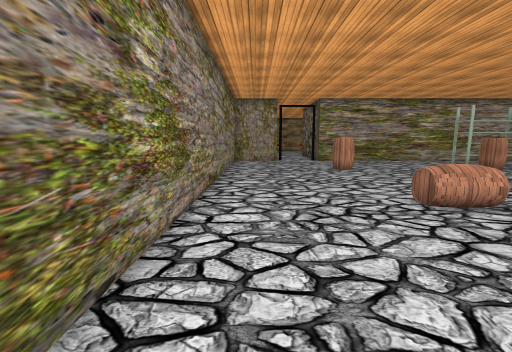
view 1 (above)

24 first-person views from a walk through a scene from a Unity 3-D project. The camera is 1.5 m above the floor, tilts 8° down and sees 90° across. Doors are open. The floor is counted in squares, 1 m on a side. Each view is taken from the middle of a square. On the plan, view 1 faces up. The plan holds only what a view shows up to about 13 squares ahead; the rest is blank. The place goes on beyond the plan. The player character is not drawn. Some animated figures are left out. Some surface patterns are stand-ins.

view 2
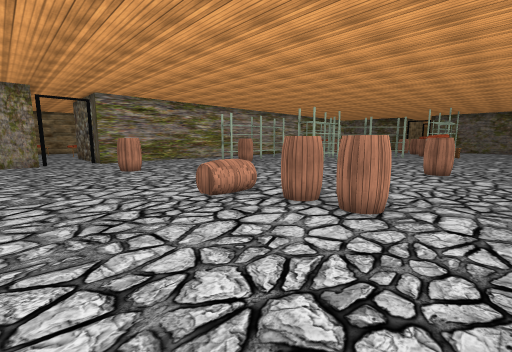

view 3
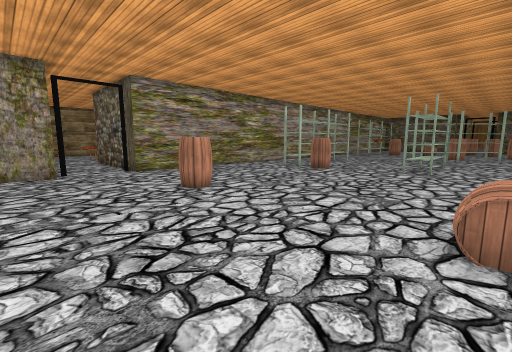

view 4
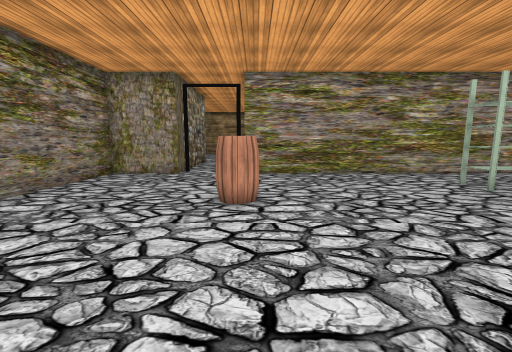

view 5
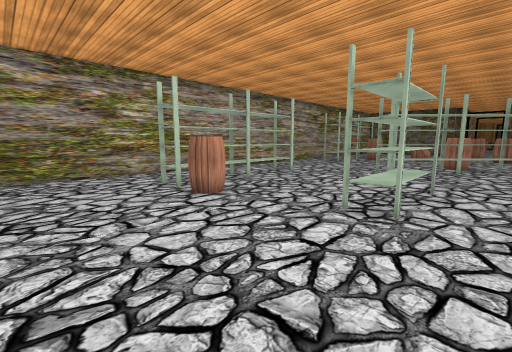

view 6
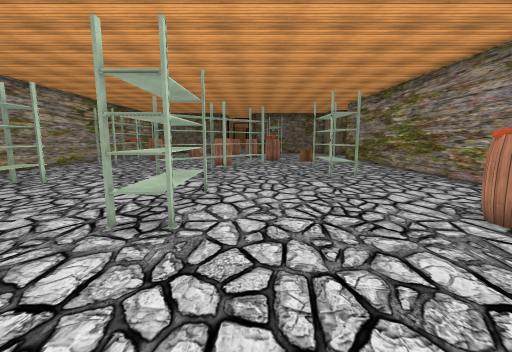

view 7
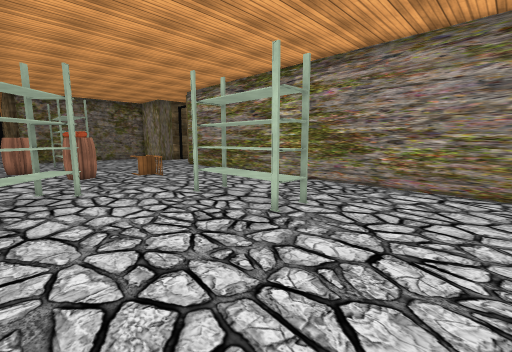

view 8
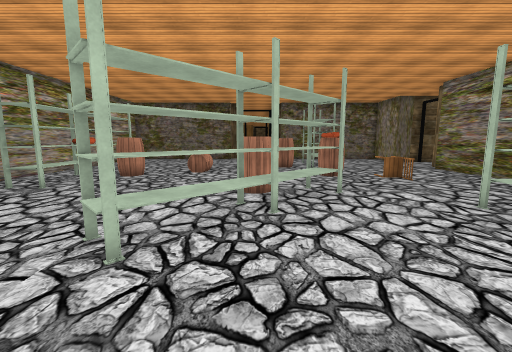

view 9
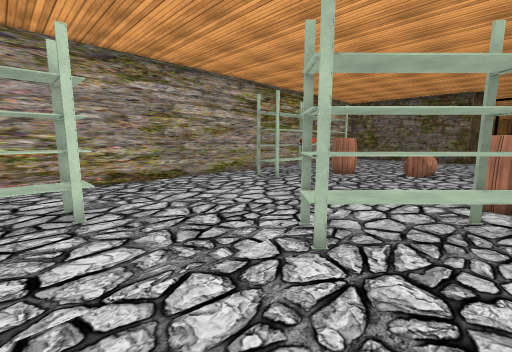

view 10
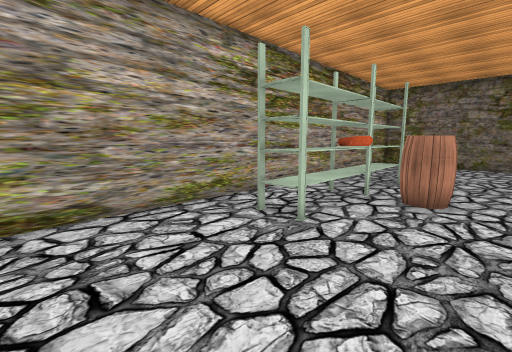

view 11
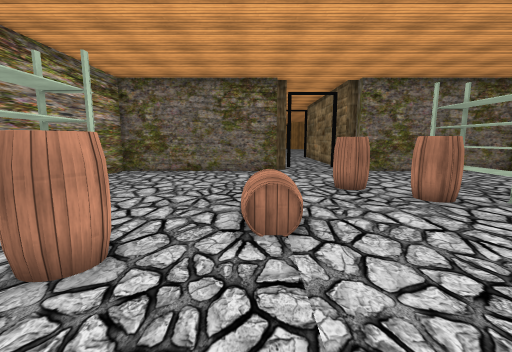

view 12
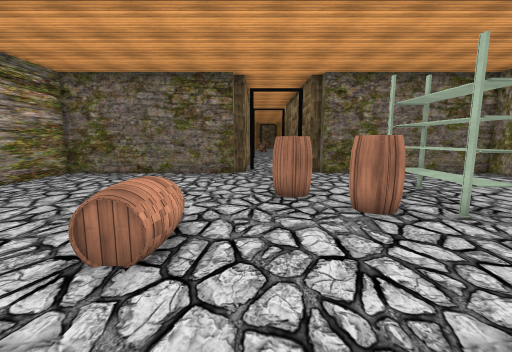

view 13
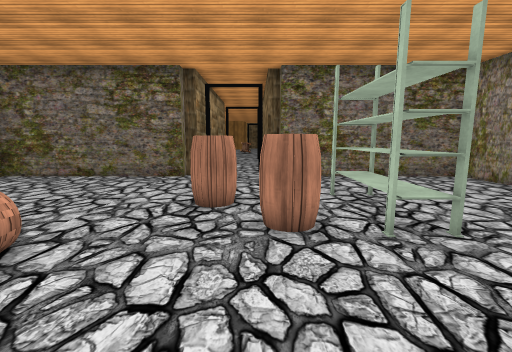

view 14
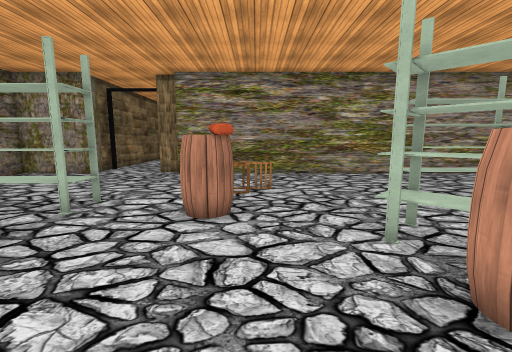

view 15
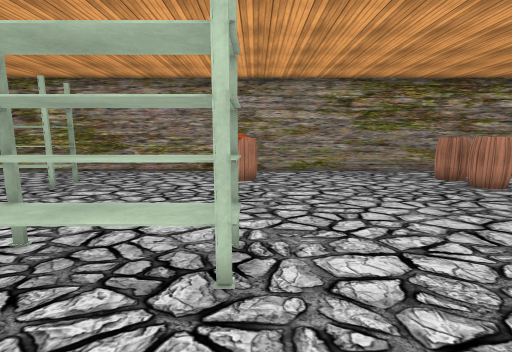

view 16
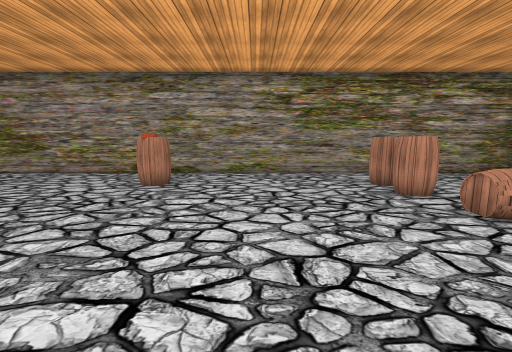

view 17
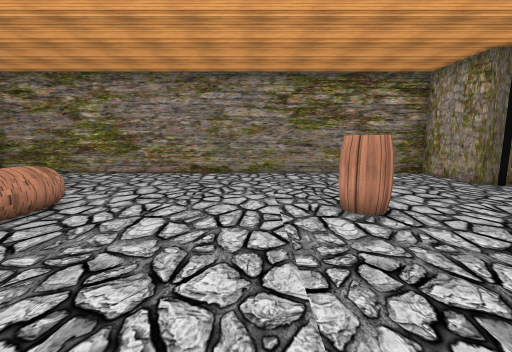

view 18
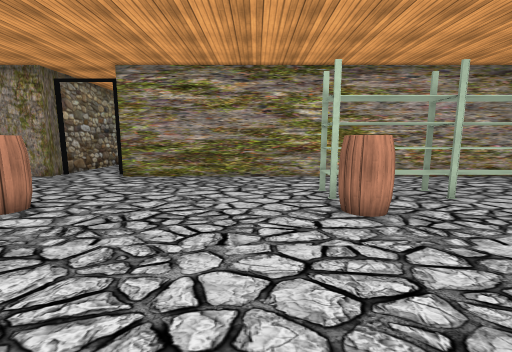

view 19
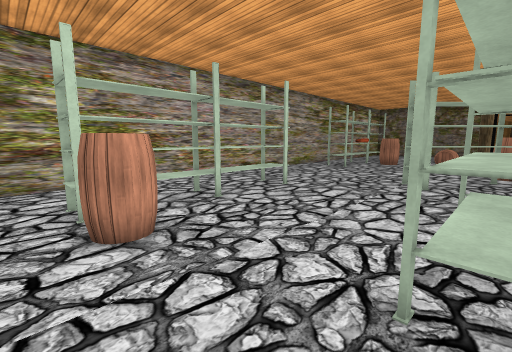

view 20
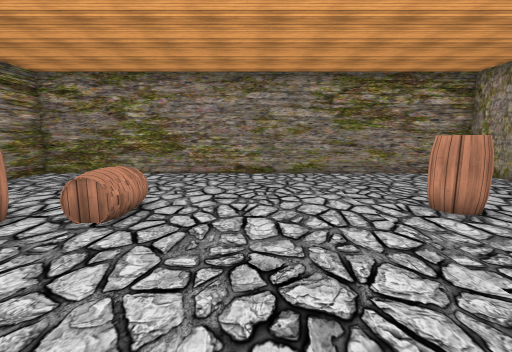

view 21
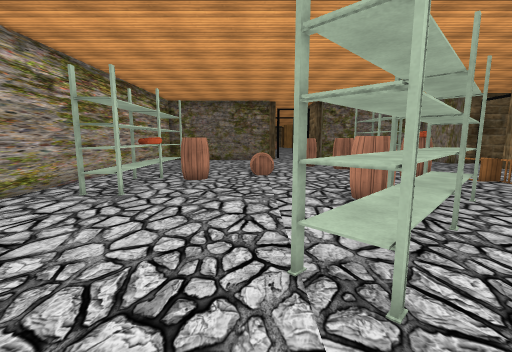

view 22
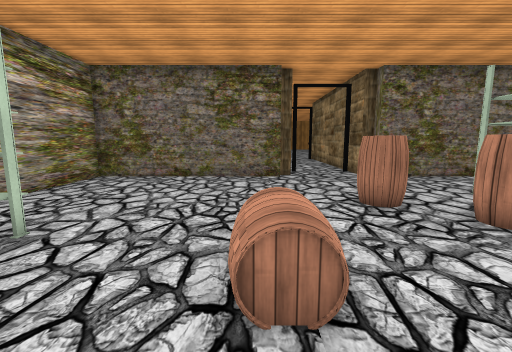

view 23
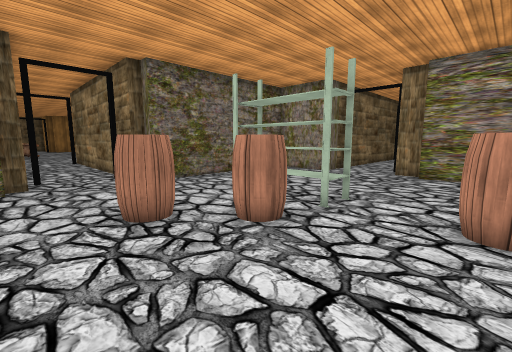

view 24
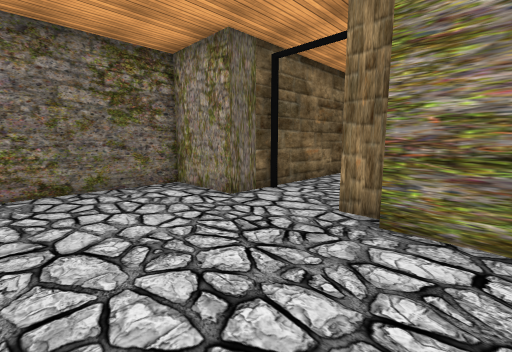

### Floor plan
Key: @ floor where view 1 was taken; # wall or solid block; . floor; D open door; B barrel; R rack; S stool; O other object.
Columns run from 2 left of view 1 to 38 right of it. Each row starts with its distance up from view 1.
 19 ####DDD##################################
 18 #.......................................#
 17 #..........................O..O..O......#
 16 #..........................OOOOOOO......#
 15 #.............OOOOOOO.........B.........#
 14 #.....B.......B...............B.........#
 13 #.....BB......BB........................#
 12 #..............................BB.......#
 11 #.....................OO........B.......#
 10 #..............DD......OO................
  9 #..............RRRR.....OOBB.......B.....
  8 #..............DD........OO......B.......
  7 #.........................OO.....BB.....#
  6 #.....BB......................B..RRRR...#
  5 #.............................B..RRRR...#
  4 #......BB.............RRR.....S.........#
  3 #.......B......B......RRR....SS.........#
  2 #......BB......BB.......................#
  1 #.......................................#
  0 #.@.....................................#
 -1 ####DDD###########################...####
 -2                                  #DDD#
 -3                                   ...#
 -4                                    ..#
 -5                                     .#
 -6                                     .#
 -7                                      #

Where each view was taken, in squares from view 1:
view 1: 0 up, 0 right, facing up
view 2: 0 up, 0 right, facing up-right
view 3: 6 up, 0 right, facing up-right
view 4: 7 up, 5 right, facing up
view 5: 7 up, 8 right, facing up-right
view 6: 7 up, 9 right, facing right
view 7: 8 up, 16 right, facing down-right
view 8: 9 up, 17 right, facing right
view 9: 9 up, 17 right, facing up-right
view 10: 13 up, 21 right, facing up-right
view 11: 12 up, 25 right, facing right
view 12: 10 up, 26 right, facing right
view 13: 8 up, 27 right, facing right
view 14: 11 up, 27 right, facing down
view 15: 12 up, 13 right, facing down
view 16: 11 up, 10 right, facing down
view 17: 11 up, 10 right, facing left
view 18: 8 up, 10 right, facing up
view 19: 9 up, 11 right, facing up-right
view 20: 9 up, 10 right, facing left
view 21: 12 up, 18 right, facing right
view 22: 12 up, 27 right, facing right
view 23: 11 up, 28 right, facing down-right
view 24: 4 up, 29 right, facing down-right
